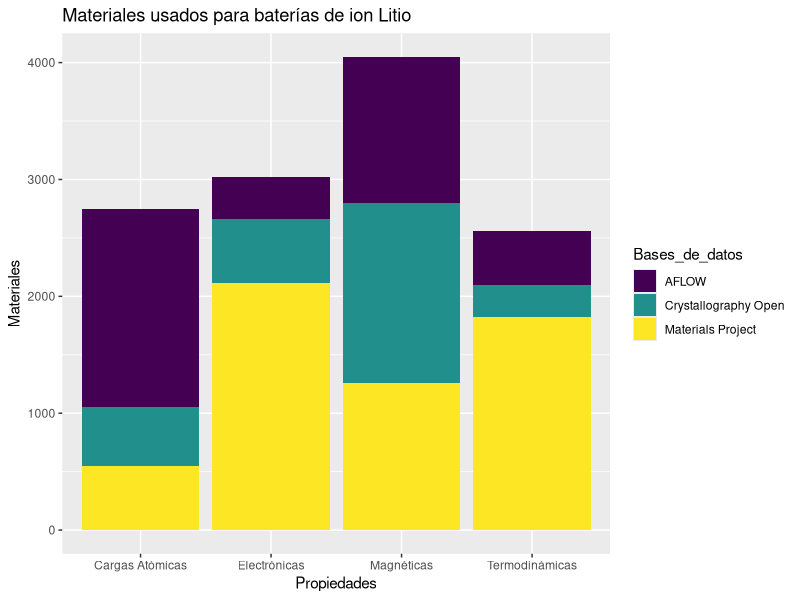
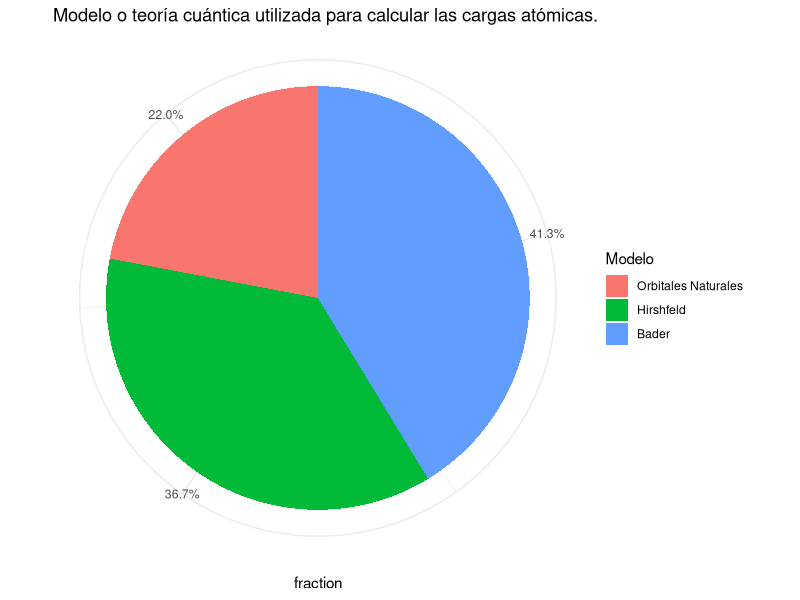

The R script that drew these images, in order:
## ---- chunk 1
knitr::opts_chunk$set(echo = TRUE)
## ---- chunk 2
library(ggplot2)
library(viridis)
#library(hrbrthemes)

# create a dataset
specie <- c(rep("Cargas Atómicas" , 3) , rep("Electrónicas" , 3) , rep("Termodinámicas" , 3) , rep("Magnéticas" , 3) )
Bases_de_datos <- rep(c("Materials Project" , "AFLOW" , "Crystallography Open") , 4)
Materiales <- abs(rnorm(12 , 0 , 1000))
data <- data.frame(specie,Bases_de_datos,Materiales)
 
# Small multiple
ggplot(data, aes(fill=Bases_de_datos, y=Materiales, x=specie)) + 
    geom_bar(position="stack", stat="identity") +
    scale_fill_viridis(discrete = T) +
    ggtitle("Materiales usados para baterías de ion Litio") +
    #theme_ipsum() +
    xlab("Propiedades")
## ---- chunk 3
library(ggplot2)
library(scales)

Modelo <- c("Orbitales Naturales","Hirshfeld","Bader") 
value <- c(24,40,45)

df <- data.frame(value, Modelo)

df$porcent = percent(df$value / sum(df$value))

df[['Modelo']] = factor(df[['Modelo']], levels = na.omit(as.character(df[['Modelo']])))
df[['fraction']] = df[['value']]/sum(df[['value']]) 
df[['pos']] = 1 - (cumsum(df[['fraction']]) - df[['fraction']]/2)
ggplot(df, aes(x = 1, y = fraction, fill=Modelo, label = fraction)) +
  geom_col(width = 1) + 
  coord_polar(theta='y') +
  theme_minimal() + 
  scale_y_continuous(
    breaks=df$pos,
    labels=df$porcent
  ) +
  ggtitle("Modelo o teoría cuántica utilizada para calcular las cargas atómicas.") +
  theme(axis.line.y = element_blank(),
        axis.title.y = element_blank(),
        axis.ticks.y = element_blank(),
        axis.text.y = element_blank())
